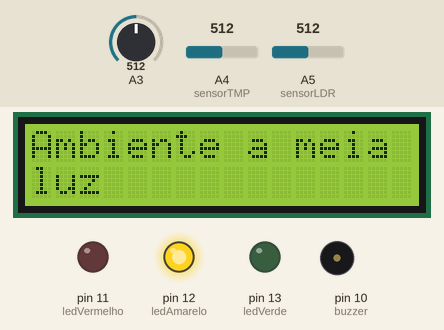
This sketch was run on a simulated Arduino Uno, built with avr-gcc and run on an emulated ATmega328P. On the bench: 16×2 character LCD, output pins drawn as LEDs (lit = HIGH), buzzer (waves = sounding, pin HIGH). The inputs (shaded band) are chosen by the test bench; at power-on: A5 (sensorLDR) = 512, A3 = 512, A4 (sensorTMP) = 512. What the sketch prints to the serial monitor is not drawn.

Above: at 1.2 s.
1.3 s: A5 (sensorLDR) set to 131
At 5.9 s:
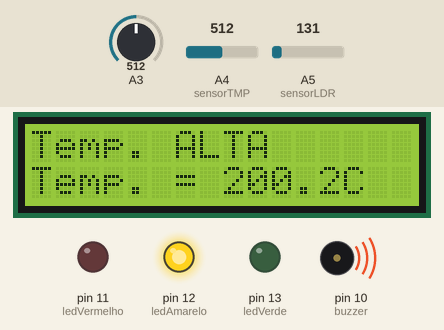
15.3 s: A5 (sensorLDR) set to 118
26.5 s: A3 set to 682
At 40.4 s:
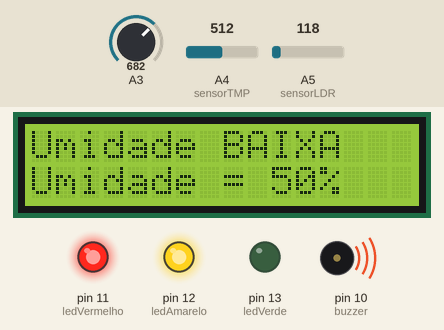
40.5 s: A3 set to 714
51.7 s: A4 (sensorTMP) set to 145
At 65.5 s:
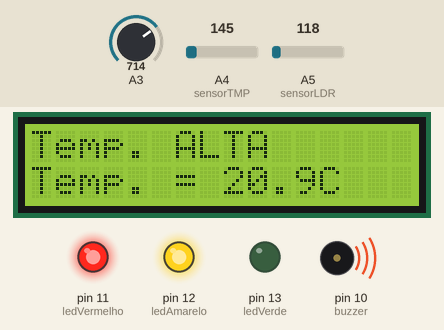
65.7 s: A4 (sensorTMP) set to 132
At 75.5 s:
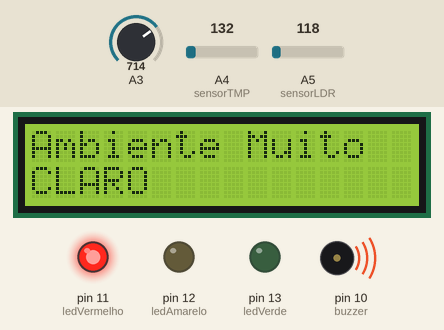
Timing chart, 0 to 77.0 s (numbered marks = the images above; inputs shaded):
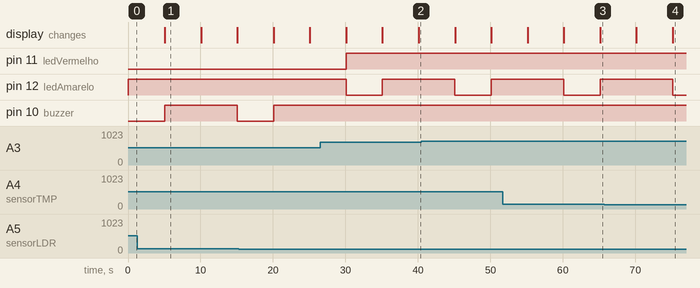

The sketch:

checkpoint_021.ino
```cpp
// Checkpoint02

#include<LiquidCrystal.h> // biblioteca do lcd

LiquidCrystal lcd(7,6,5,4,3,2); // RS, E, D4, D5, D6, D7

int ledVermelho = 11;
int ledAmarelo = 12;
int ledVerde = 13;
int buzzer = 10;
int sensorLDR = A5;
int sensorTMP = A4;
int limiteLDR = 600;

double tensao = 0; //declarando as variaveis
double temp = 0;

void setup()
{
  pinMode(ledVermelho, OUTPUT);
  pinMode(ledAmarelo, OUTPUT);
  pinMode(ledVerde, OUTPUT);
  pinMode(buzzer, OUTPUT);
  pinMode(sensorLDR, INPUT);
  pinMode(sensorTMP, INPUT);

  Serial.begin(9600);
  lcd.begin(16,2);

}

void loop(){

  int sensorUmidade = analogRead(A3);
  int umidade = (map(sensorUmidade, 0, 1023, 10, 70));
  int leituraL = analogRead(sensorLDR);
  int leituraT = analogRead(sensorTMP);
  tensao = (leituraT / 1023.0) * 5000; // calculo pra simular o sensor dht
  temp = (tensao - 500) * 0.1;

  Serial.print("\t Umidade: "); //valores de umidade no monitor
  Serial.print(map(sensorUmidade, 0, 1023, 10, 70));
  Serial.println("%");

  Serial.print("\t Temperatura = "); //valores de temperatura no monitor
  Serial.print(temp,1);

  if (leituraL > limiteLDR) {
    lcd.clear();
    digitalWrite(ledVermelho, LOW);
    digitalWrite(ledAmarelo, LOW);
    digitalWrite(ledVerde, HIGH);
    digitalWrite(buzzer, LOW);

  }
  else if (leituraL >= 125) {
    lcd.clear();
    digitalWrite(ledAmarelo, HIGH);
    digitalWrite(ledVermelho, LOW);
    digitalWrite(ledVerde, LOW);
    digitalWrite(buzzer, LOW);
    lcd.setCursor(0,0);
    lcd.print("Ambiente a meia");
    lcd.setCursor(0,1);
    lcd.print("luz");
    delay(5000);

  }
  else {
    lcd.clear();
    digitalWrite(ledAmarelo, LOW);
    digitalWrite(ledVerde, LOW);
    digitalWrite(ledVermelho, HIGH);
    digitalWrite(buzzer, HIGH); // liga o buzzer
    lcd.setCursor(0,0);
    lcd.print("Ambiente Muito");
    lcd.setCursor(0,1);
    lcd.print("CLARO ");
    delay(5000);
  }
  if ((temp >= 10) && (temp <= 15)){
      lcd.clear();
      lcd.setCursor(0,0);
      lcd.print("Temperatura OK");
      lcd.setCursor(0,1);
	  lcd.print("Temp. = ");
	  lcd.print(temp, 1);
      lcd.print("C");
      delay(5000);
  }
  else if (temp > 15){
    lcd.clear();
    digitalWrite(ledAmarelo, HIGH);
    digitalWrite(buzzer, HIGH);
    lcd.setCursor(0,0);
    lcd.print("Temp. ALTA ");
    lcd.setCursor(0,1);
    lcd.print("Temp. = ");
    lcd.print(temp, 1);
    lcd.print("C");
    delay(5000);
  }
  else{
    lcd.clear();
    digitalWrite(ledAmarelo, HIGH);
    digitalWrite(buzzer, HIGH);
    lcd.setCursor(0,0);
    lcd.print("Temp. BAIXA ");
    lcd.setCursor(0,1);
    lcd.print("Temp. = ");
    lcd.print(temp, 1);
    lcd.print("C");
    delay(5000);
  }

  if ((umidade >= 60) && (umidade <= 80)){
    lcd.clear();
    lcd.setCursor(0,0);
    lcd.print("Umidade OK ");
    lcd.setCursor(0,1);
	lcd.print("Umidade = ");
	lcd.print(umidade, 1);
    lcd.print("%");
    delay(5000);
  }
  else if (umidade <= 50){
    lcd.clear();
    lcd.setCursor(0,0);
    lcd.print("Umidade BAIXA ");
    lcd.setCursor(0,1);
	lcd.print("Umidade = ");
	lcd.print(umidade, 1);
    lcd.print("%");
    delay(5000);
  }
  else{
    lcd.clear();
    lcd.setCursor(0,0);
    lcd.print("Umidade ALTA ");
    lcd.setCursor(0,1);
	lcd.print("Umidade = ");
	lcd.print(umidade, 1);
    lcd.print("%");
    delay(5000);
  }
}
```

Measured:
- the behaviour switches between 133 and 132 on A4 (sensorTMP) (found by bisection; images 3 and 4)
- after the input at 65.7 s, pin 12 (ledAmarelo): goes on until 75.2 s, then stays LOW
- what the display in image 1 shows lasts 5.0 s, from 5.1 s to 10.1 s
